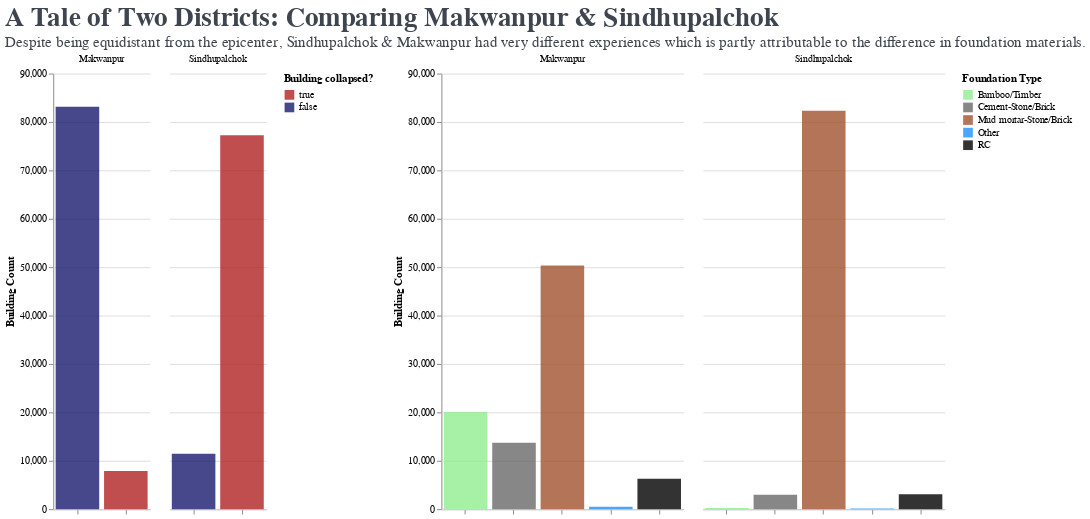

Notebook code for this chart:
### Code cell
mak_sindhu_collapse = collapse_count[collapse_count['district_name'].apply(lambda x: x in ['Makwanpur', 'Sindhupalchok'])]
"Despite being equidistant from the epicenter, Sindhupalchok & Makwanpur had very different experiences which is partly attributable to the difference in foundation materials."

dom = [True, False] 
rng = ['firebrick', 'midnightblue'] 

collapse_mak_sindhu = alt.Chart(mak_sindhu_collapse).mark_bar(
    opacity=0.8
).encode(
    x=alt.X('collapse_grade:N', title=None).axis(labels=False),
    y=alt.Y('building_id', title='Building Count'),
    color=alt.Color('collapse_grade:N', title='Building collapsed?').scale(domain=dom, range=rng),
    column=alt.Column('district_name', title=None)
).properties(
    width=100,
    height=450
)

mak_sindhu_foundation = building_foundation[building_foundation['district_name'].apply(lambda x: x in ['Makwanpur', 'Sindhupalchok'])]

dom = ['Bamboo/Timber', 'Cement-Stone/Brick', 'Mud mortar-Stone/Brick', 
       'Other', 'RC'] 
rng = ['lightgreen', 'dimgray', 'sienna', 'dodgerblue', 'black'] 

foundation_mak_sindhu = alt.Chart(mak_sindhu_foundation).mark_bar(
    opacity=0.8
).encode(
    x=alt.X('foundation_type', title=None).axis(labels=False),
    y=alt.Y('building_id', title='Building Count'),
    color=alt.Color('foundation_type', title='Foundation Type').scale(domain=dom, range=rng),
    column=alt.Column('district_name', title=None)
).properties(
    width=250,
    height=450
)

mak_sindhu = alt.hconcat(
    collapse_mak_sindhu, foundation_mak_sindhu
).resolve_scale(
    color='independent'
).configure_view(
    stroke=None
)

mak_sindhu.properties(title = alt.TitleParams(
    text = "A Tale of Two Districts: Comparing Makwanpur & Sindhupalchok", 
    subtitle = ["Despite being equidistant from the epicenter, Sindhupalchok & Makwanpur had very different experiences which is partly attributable to the difference in foundation materials."],
    fontSize = 28,
    color = '#3E454F', 
    subtitleFont = 'Barlow',
    subtitleFontSize = 16, 
    subtitleColor = '#3E454F'),
)

### Figure 1 — Vega-Lite specification as saved in the notebook (floating-point values rounded to 4 significant figures)
{"config": {"view": {"continuousWidth": 300, "continuousHeight": 300, "stroke": null}}, "hconcat": [{"data": {"name": "data-cabdbf429dbe1393a4a320a4606b7586"}, "mark": {"type": "bar", "opacity": 0.8}, "encoding": {"color": {"field": "collapse_grade", "scale": {"domain": [true, false], "range": ["firebrick", "midnightblue"]}, "title": "Building collapsed?", "type": "nominal"}, "column": {"field": "district_name", "title": null, "type": "nominal"}, "x": {"axis": {"labels": false}, "field": "collapse_grade", "title": null, "type": "nominal"}, "y": {"field": "building_id", "title": "Building Count", "type": "quantitative"}}, "height": 450, "width": 100}, {"data": {"name": "data-23109cacd49745c81b57d0a984d11cf7"}, "mark": {"type": "bar", "opacity": 0.8}, "encoding": {"color": {"field": "foundation_type", "scale": {"domain": ["Bamboo/Timber", "Cement-Stone/Brick", "Mud mortar-Stone/Brick", "Other", "RC"], "range": ["lightgreen", "dimgray", "sienna", "dodgerblue", "black"]}, "title": "Foundation Type", "type": "nominal"}, "column": {"field": "district_name", "title": null, "type": "nominal"}, "x": {"axis": {"labels": false}, "field": "foundation_type", "title": null, "type": "nominal"}, "y": {"field": "building_id", "title": "Building Count", "type": "quantitative"}}, "height": 450, "width": 250}], "resolve": {"scale": {"color": "independent"}}, "title": {"text": "A Tale of Two Districts: Comparing Makwanpur & Sindhupalchok", "color": "#3E454F", "fontSize": 28, "subtitle": ["Despite being equidistant from the epicenter, Sindhupalchok & Makwanpur had very different experiences which is partly attributable to the difference in foundation materials."], "subtitleColor": "#3E454F", "subtitleFont": "Barlow", "subtitleFontSize": 16}, "$schema": "https://vega.github.io/schema/vega-lite/v5.8.0.json", "datasets": {"data-cabdbf429dbe1393a4a320a4606b7586": [{"district_name": "Makwanpur", "collapse_grade": false, "building_id": 83128, "district_id": 83128, "vdcmun_id": 83128, "ward_id": 83128, "count_floors_pre_eq": 83128, "count_floors_post_eq": 83128, "age_building": 83128, "plinth_area_sq_ft": 83128, "height_ft_pre_eq": 83128, "height_ft_post_eq": 83128, "land_surface_condition": 83128, "foundation_type": 83128, "roof_type": 83128, "ground_floor_type": 83128, "other_floor_type": 83128, "position": 83128, "plan_configuration": 83128, "has_superstructure_adobe_mud": 83128, "has_superstructure_mud_mortar_stone": 83128, "has_superstructure_stone_flag": 83128, "has_superstructure_cement_mortar_stone": 83128, "has_superstructure_mud_mortar_brick": 83128, "has_superstructure_cement_mortar_brick": 83128, "has_superstructure_timber": 83128, "has_superstructure_bamboo": 83128, "has_superstructure_rc_non_engineered": 83128, "has_superstructure_rc_engineered": 83128, "has_superstructure_other": 83128, "condition_post_eq": 83128, "damage_grade": 83128, "technical_solution_proposed": 83128}, {"district_name": "Makwanpur", "collapse_grade": true, "building_id": 7866, "district_id": 7866, "vdcmun_id": 7866, "ward_id": 7866, "count_floors_pre_eq": 7866, "count_floors_post_eq": 7866, "age_building": 7866, "plinth_area_sq_ft": 7866, "height_ft_pre_eq": 7866, "height_ft_post_eq": 7866, "land_surface_condition": 7866, "foundation_type": 7866, "roof_type": 7866, "ground_floor_type": 7866, "other_floor_type": 7866, "position": 7866, "plan_configuration": 7866, "has_superstructure_adobe_mud": 7866, "has_superstructure_mud_mortar_stone": 7866, "has_superstructure_stone_flag": 7866, "has_superstructure_cement_mortar_stone": 7866, "has_superstructure_mud_mortar_brick": 7866, "has_superstructure_cement_mortar_brick": 7866, "has_superstructure_timber": 7866, "has_superstructure_bamboo": 7866, "has_superstructure_rc_non_engineered": 7866, "has_superstructure_rc_engineered": 7866, "has_superstructure_other": 7866, "condition_post_eq": 7866, "damage_grade": 7866, "technical_solution_proposed": 7866}, {"district_name": "Sindhupalchok", "collapse_grade": false, "building_id": 11464, "district_id": 11464, "vdcmun_id": 11464, "ward_id": 11464, "count_floors_pre_eq": 11464, "count_floors_post_eq": 11464, "age_building": 11464, "plinth_area_sq_ft": 11464, "height_ft_pre_eq": 11464, "height_ft_post_eq": 11464, "land_surface_condition": 11464, "foundation_type": 11464, "roof_type": 11464, "ground_floor_type": 11464, "other_floor_type": 11464, "position": 11464, "plan_configuration": 11464, "has_superstructure_adobe_mud": 11464, "has_superstructure_mud_mortar_stone": 11464, "has_superstructure_stone_flag": 11464, "has_superstructure_cement_mortar_stone": 11464, "has_superstructure_mud_mortar_brick": 11464, "has_superstructure_cement_mortar_brick": 11464, "has_superstructure_timber": 11464, "has_superstructure_bamboo": 11464, "has_superstructure_rc_non_engineered": 11464, "has_superstructure_rc_engineered": 11464, "has_superstructure_other": 11464, "condition_post_eq": 11464, "damage_grade": 11464, "technical_solution_proposed": 11464}, {"district_name": "Sindhupalchok", "collapse_grade": true, "building_id": 77277, "district_id": 77277, "vdcmun_id": 77277, "ward_id": 77277, "count_floors_pre_eq": 77277, "count_floors_post_eq": 77277, "age_building": 77277, "plinth_area_sq_ft": 77277, "height_ft_pre_eq": 77277, "height_ft_post_eq": 77277, "land_surface_condition": 77277, "foundation_type": 77277, "roof_type": 77277, "ground_floor_type": 77277, "other_floor_type": 77277, "position": 77277, "plan_configuration": 77277, "has_superstructure_adobe_mud": 77277, "has_superstructure_mud_mortar_stone": 77277, "has_superstructure_stone_flag": 77277, "has_superstructure_cement_mortar_stone": 77277, "has_superstructure_mud_mortar_brick": 77277, "has_superstructure_cement_mortar_brick": 77277, "has_superstructure_timber": 77277, "has_superstructure_bamboo": 77277, "has_superstructure_rc_non_engineered": 77277, "has_superstructure_rc_engineered": 77277, "has_superstructure_other": 77277, "condition_post_eq": 77277, "damage_grade": 77277, "technical_solution_proposed": 77277}], "data-23109cacd49745c81b57d0a984d11cf7": [{"district_name": "Makwanpur", "foundation_type": "Bamboo/Timber", "building_id": 20097, "district_id": 20097, "vdcmun_id": 20097, "ward_id": 20097, "count_floors_pre_eq": 20097, "count_floors_post_eq": 20097, "age_building": 20097, "plinth_area_sq_ft": 20097, "height_ft_pre_eq": 20097, "height_ft_post_eq": 20097, "land_surface_condition": 20097, "roof_type": 20097, "ground_floor_type": 20097, "other_floor_type": 20097, "position": 20097, "plan_configuration": 20097, "has_superstructure_adobe_mud": 20097, "has_superstructure_mud_mortar_stone": 20097, "has_superstructure_stone_flag": 20097, "has_superstructure_cement_mortar_stone": 20097, "has_superstructure_mud_mortar_brick": 20097, "has_superstructure_cement_mortar_brick": 20097, "has_superstructure_timber": 20097, "has_superstructure_bamboo": 20097, "has_superstructure_rc_non_engineered": 20097, "has_superstructure_rc_engineered": 20097, "has_superstructure_other": 20097, "condition_post_eq": 20097, "damage_grade": 20097, "technical_solution_proposed": 20097, "collapse_grade": 20097}, {"district_name": "Makwanpur", "foundation_type": "Cement-Stone/Brick", "building_id": 13719, "district_id": 13719, "vdcmun_id": 13719, "ward_id": 13719, "count_floors_pre_eq": 13719, "count_floors_post_eq": 13719, "age_building": 13719, "plinth_area_sq_ft": 13719, "height_ft_pre_eq": 13719, "height_ft_post_eq": 13719, "land_surface_condition": 13719, "roof_type": 13719, "ground_floor_type": 13719, "other_floor_type": 13719, "position": 13719, "plan_configuration": 13719, "has_superstructure_adobe_mud": 13719, "has_superstructure_mud_mortar_stone": 13719, "has_superstructure_stone_flag": 13719, "has_superstructure_cement_mortar_stone": 13719, "has_superstructure_mud_mortar_brick": 13719, "has_superstructure_cement_mortar_brick": 13719, "has_superstructure_timber": 13719, "has_superstructure_bamboo": 13719, "has_superstructure_rc_non_engineered": 13719, "has_superstructure_rc_engineered": 13719, "has_superstructure_other": 13719, "condition_post_eq": 13719, "damage_grade": 13719, "technical_solution_proposed": 13719, "collapse_grade": 13719}, {"district_name": "Makwanpur", "foundation_type": "Mud mortar-Stone/Brick", "building_id": 50369, "district_id": 50369, "vdcmun_id": 50369, "ward_id": 50369, "count_floors_pre_eq": 50369, "count_floors_post_eq": 50369, "age_building": 50369, "plinth_area_sq_ft": 50369, "height_ft_pre_eq": 50369, "height_ft_post_eq": 50369, "land_surface_condition": 50369, "roof_type": 50369, "ground_floor_type": 50369, "other_floor_type": 50369, "position": 50369, "plan_configuration": 50369, "has_superstructure_adobe_mud": 50369, "has_superstructure_mud_mortar_stone": 50369, "has_superstructure_stone_flag": 50369, "has_superstructure_cement_mortar_stone": 50369, "has_superstructure_mud_mortar_brick": 50369, "has_superstructure_cement_mortar_brick": 50369, "has_superstructure_timber": 50369, "has_superstructure_bamboo": 50369, "has_superstructure_rc_non_engineered": 50369, "has_superstructure_rc_engineered": 50369, "has_superstructure_other": 50369, "condition_post_eq": 50369, "damage_grade": 50369, "technical_solution_proposed": 50369, "collapse_grade": 50369}, {"district_name": "Makwanpur", "foundation_type": "Other", "building_id": 511, "district_id": 511, "vdcmun_id": 511, "ward_id": 511, "count_floors_pre_eq": 511, "count_floors_post_eq": 511, "age_building": 511, "plinth_area_sq_ft": 511, "height_ft_pre_eq": 511, "height_ft_post_eq": 511, "land_surface_condition": 511, "roof_type": 511, "ground_floor_type": 511, "other_floor_type": 511, "position": 511, "plan_configuration": 511, "has_superstructure_adobe_mud": 511, "has_superstructure_mud_mortar_stone": 511, "has_superstructure_stone_flag": 511, "has_superstructure_cement_mortar_stone": 511, "has_superstructure_mud_mortar_brick": 511, "has_superstructure_cement_mortar_brick": 511, "has_superstructure_timber": 511, "has_superstructure_bamboo": 511, "has_superstructure_rc_non_engineered": 511, "has_superstructure_rc_engineered": 511, "has_superstructure_other": 511, "condition_post_eq": 511, "damage_grade": 511, "technical_solution_proposed": 511, "collapse_grade": 511}, {"district_name": "Makwanpur", "foundation_type": "RC", "building_id": 6298, "district_id": 6298, "vdcmun_id": 6298, "ward_id": 6298, "count_floors_pre_eq": 6298, "count_floors_post_eq": 6298, "age_building": 6298, "plinth_area_sq_ft": 6298, "height_ft_pre_eq": 6298, "height_ft_post_eq": 6298, "land_surface_condition": 6298, "roof_type": 6298, "ground_floor_type": 6298, "other_floor_type": 6298, "position": 6298, "plan_configuration": 6298, "has_superstructure_adobe_mud": 6298, "has_superstructure_mud_mortar_stone": 6298, "has_superstructure_stone_flag": 6298, "has_superstructure_cement_mortar_stone": 6298, "has_superstructure_mud_mortar_brick": 6298, "has_superstructure_cement_mortar_brick": 6298, "has_superstructure_timber": 6298, "has_superstructure_bamboo": 6298, "has_superstructure_rc_non_engineered": 6298, "has_superstructure_rc_engineered": 6298, "has_superstructure_other": 6298, "condition_post_eq": 6298, "damage_grade": 6298, "technical_solution_proposed": 6298, "collapse_grade": 6298}, {"district_name": "Sindhupalchok", "foundation_type": "Bamboo/Timber", "building_id": 252, "district_id": 252, "vdcmun_id": 252, "ward_id": 252, "count_floors_pre_eq": 252, "count_floors_post_eq": 252, "age_building": 252, "plinth_area_sq_ft": 252, "height_ft_pre_eq": 252, "height_ft_post_eq": 252, "land_surface_condition": 252, "roof_type": 252, "ground_floor_type": 252, "other_floor_type": 252, "position": 252, "plan_configuration": 252, "has_superstructure_adobe_mud": 252, "has_superstructure_mud_mortar_stone": 252, "has_superstructure_stone_flag": 252, "has_superstructure_cement_mortar_stone": 252, "has_superstructure_mud_mortar_brick": 252, "has_superstructure_cement_mortar_brick": 252, "has_superstructure_timber": 252, "has_superstructure_bamboo": 252, "has_superstructure_rc_non_engineered": 252, "has_superstructure_rc_engineered": 252, "has_superstructure_other": 252, "condition_post_eq": 252, "damage_grade": 252, "technical_solution_proposed": 252, "collapse_grade": 252}, {"district_name": "Sindhupalchok", "foundation_type": "Cement-Stone/Brick", "building_id": 2997, "district_id": 2997, "vdcmun_id": 2997, "ward_id": 2997, "count_floors_pre_eq": 2997, "count_floors_post_eq": 2997, "age_building": 2997, "plinth_area_sq_ft": 2997, "height_ft_pre_eq": 2997, "height_ft_post_eq": 2997, "land_surface_condition": 2997, "roof_type": 2997, "ground_floor_type": 2997, "other_floor_type": 2997, "position": 2997, "plan_configuration": 2997, "has_superstructure_adobe_mud": 2997, "has_superstructure_mud_mortar_stone": 2997, "has_superstructure_stone_flag": 2997, "has_superstructure_cement_mortar_stone": 2997, "has_superstructure_mud_mortar_brick": 2997, "has_superstructure_cement_mortar_brick": 2997, "has_superstructure_timber": 2997, "has_superstructure_bamboo": 2997, "has_superstructure_rc_non_engineered": 2997, "has_superstructure_rc_engineered": 2997, "has_superstructure_other": 2997, "condition_post_eq": 2997, "damage_grade": 2997, "technical_solution_proposed": 2997, "collapse_grade": 2997}, {"district_name": "Sindhupalchok", "foundation_type": "Mud mortar-Stone/Brick", "building_id": 82292, "district_id": 82292, "vdcmun_id": 82292, "ward_id": 82292, "count_floors_pre_eq": 82292, "count_floors_post_eq": 82292, "age_building": 82292, "plinth_area_sq_ft": 82292, "height_ft_pre_eq": 82292, "height_ft_post_eq": 82292, "land_surface_condition": 82292, "roof_type": 82292, "ground_floor_type": 82292, "other_floor_type": 82292, "position": 82292, "plan_configuration": 82292, "has_superstructure_adobe_mud": 82292, "has_superstructure_mud_mortar_stone": 82292, "has_superstructure_stone_flag": 82292, "has_superstructure_cement_mortar_stone": 82292, "has_superstructure_mud_mortar_brick": 82292, "has_superstructure_cement_mortar_brick": 82292, "has_superstructure_timber": 82292, "has_superstructure_bamboo": 82292, "has_superstructure_rc_non_engineered": 82292, "has_superstructure_rc_engineered": 82292, "has_superstructure_other": 82292, "condition_post_eq": 82292, "damage_grade": 82292, "technical_solution_proposed": 82292, "collapse_grade": 82292}, {"district_name": "Sindhupalchok", "foundation_type": "Other", "building_id": 138, "district_id": 138, "vdcmun_id": 138, "ward_id": 138, "count_floors_pre_eq": 138, "count_floors_post_eq": 138, "age_building": 138, "plinth_area_sq_ft": 138, "height_ft_pre_eq": 138, "height_ft_post_eq": 138, "land_surface_condition": 138, "roof_type": 138, "ground_floor_type": 138, "other_floor_type": 138, "position": 138, "plan_configuration": 138, "has_superstructure_adobe_mud": 138, "has_superstructure_mud_mortar_stone": 138, "has_superstructure_stone_flag": 138, "has_superstructure_cement_mortar_stone": 138, "has_superstructure_mud_mortar_brick": 138, "has_superstructure_cement_mortar_brick": 138, "has_superstructure_timber": 138, "has_superstructure_bamboo": 138, "has_superstructure_rc_non_engineered": 138, "has_superstructure_rc_engineered": 138, "has_superstructure_other": 138, "condition_post_eq": 138, "damage_grade": 138, "technical_solution_proposed": 138, "collapse_grade": 138}, {"district_name": "Sindhupalchok", "foundation_type": "RC", "building_id": 3062, "district_id": 3062, "vdcmun_id": 3062, "ward_id": 3062, "count_floors_pre_eq": 3062, "count_floors_post_eq": 3062, "age_building": 3062, "plinth_area_sq_ft": 3062, "height_ft_pre_eq": 3062, "height_ft_post_eq": 3062, "land_surface_condition": 3062, "roof_type": 3062, "ground_floor_type": 3062, "other_floor_type": 3062, "position": 3062, "plan_configuration": 3062, "has_superstructure_adobe_mud": 3062, "has_superstructure_mud_mortar_stone": 3062, "has_superstructure_stone_flag": 3062, "has_superstructure_cement_mortar_stone": 3062, "has_superstructure_mud_mortar_brick": 3062, "has_superstructure_cement_mortar_brick": 3062, "has_superstructure_timber": 3062, "has_superstructure_bamboo": 3062, "has_superstructure_rc_non_engineered": 3062, "has_superstructure_rc_engineered": 3062, "has_superstructure_other": 3062, "condition_post_eq": 3062, "damage_grade": 3062, "technical_solution_proposed": 3062, "collapse_grade": 3062}]}}
